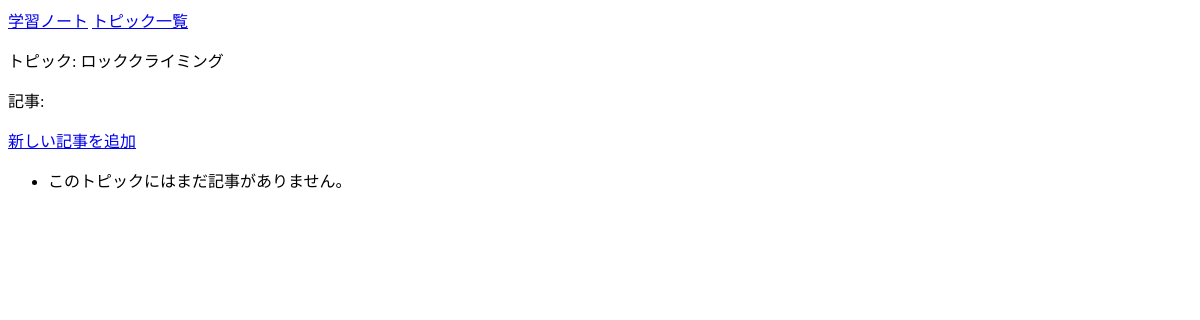
The page /topics/2/ on the database as committed earlier.
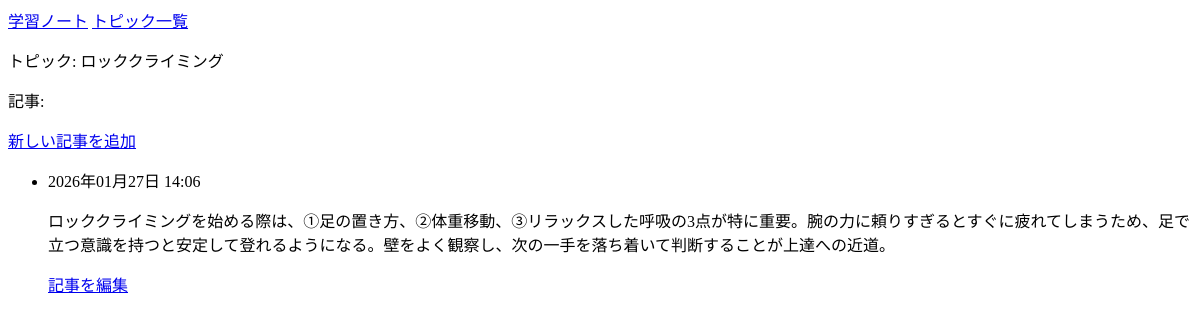
The same page on the database as committed later.
### learning_logs/models.py (models this page shows, shortened)
class Entry(models.Model):
    topic = models.ForeignKey(Topic, on_delete=models.CASCADE)
    text = models.TextField()
    date_added = models.DateTimeField(auto_now_add=True)
    class Meta:
        verbose_name_plural = 'entries'

### learning_logs/views.py (the view)
# urls.py: path('topics/<int:topic_id>/', views.topic, name='topic'),
def topic(request, topic_id):
    topic = Topic.objects.get(id=topic_id)
    entries = topic.entry_set.order_by('-date_added')
    context = {'topic': topic, 'entries': entries}
    return render(request, 'learning_logs/topic.html', context)

### learning_logs/templates/learning_logs/topic.html
{% extends 'learning_logs/base.html' %}
{% block content %}
    <p>トピック: {{ topic.text }}</p>
    <p>記事:</p>
    <p>
        <a href="{% url 'learning_logs:new_entry' topic.id %}">新しい記事を追加</a>
    </p>
    <ul>
    {% for entry in entries %}
        <li>
        <p>{{ entry.date_added|date:'Y年m月d日 H:i' }}</p>
        <p>{{ entry.text|linebreaks }}</p>
        <p>
            <a href="{% url 'learning_logs:edit_entry' entry.id %}">記事を編集</a>
        </p>
        </li>
    {% empty %}
        <li>このトピックにはまだ記事がありません。</li>
    {% endfor %}
    </ul>
{% endblock content %}

Rows that differ between the two databases and show on the page:
added Entry: date_added "2026年01月27日 14:06", text "ロッククライミングを始める際は、①足の置き方、②体重移動、③リラックスした呼吸の3点が特に重要。腕の力に頼りすぎるとすぐに疲れてしまうため、足で立つ意識を持つと安定して登れるようになる。壁をよく観察し、次の一手を落ち着いて判断することが上達への近道。"
Other text that changed with them:
text no longer shown: "このトピックにはまだ記事がありません。"
